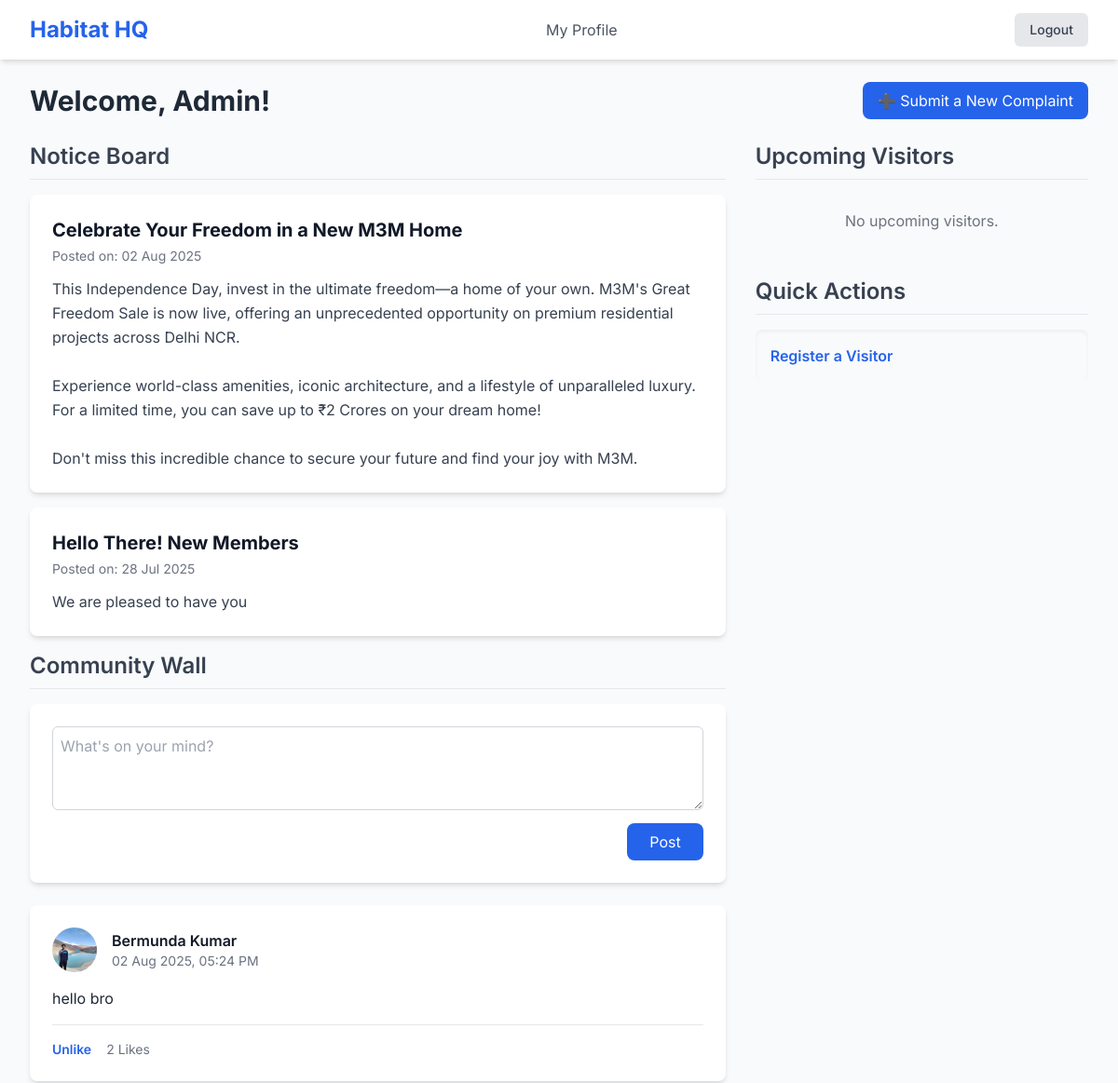
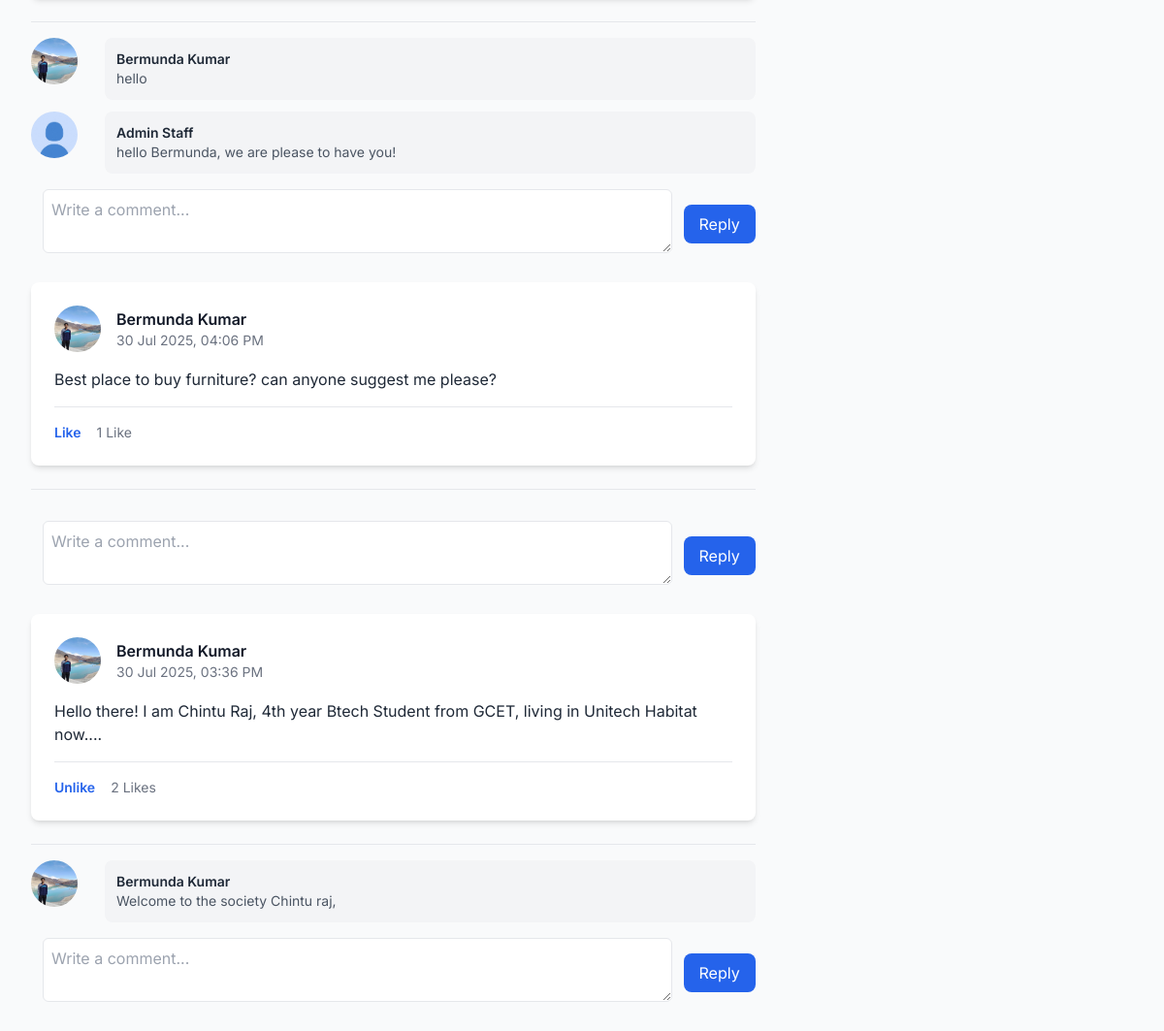
Screenshot of /dashboard-test/ (signed in) with the database file from the repository (2 pictures, top to bottom).
### core/models.py (models this page shows, shortened)
class User(AbstractUser):
    class Role(models.TextChoices):
        ADMIN = "ADMIN", "Admin"
        RESIDENT = "RESIDENT", "Resident"
        SECURITY = "SECURITY", "Security"
    email = models.EmailField(unique=True)
    role = models.CharField(max_length=50, choices=Role.choices, default=Role.RESIDENT)
    society = models.ForeignKey(Society, on_delete=models.CASCADE, null=True, blank=True)
    USERNAME_FIELD = 'email'
    REQUIRED_FIELDS = ['username']
    profile_picture = models.ImageField(upload_to='profile_pics/', default='profile_pics/default.jpg', null=True, blank=True)
    date_of_birth = models.DateField(null=True, blank=True)
    phone_number = models.CharField(max_length=15, null=True, blank=True)

class Notice(models.Model):
    society = models.ForeignKey(Society, on_delete=models.CASCADE)
    author = models.ForeignKey(User, on_delete=models.CASCADE, help_text="The user who posted the notice")
    title = models.CharField(max_length=255)
    content = models.TextField()
    created_at = models.DateTimeField(auto_now_add=True)
    is_published = models.BooleanField(default=True, help_text="Only published notices will be visible to residents.")
    notice_image = models.ImageField(upload_to='noticeboard_images/', default='noticeboard_images/defaultphoto.jpg', null=True, blank=True)
    class Meta:
        ordering = ['-created_at']

class Post(models.Model):
    content = models.TextField(max_length=2000)
    author = models.ForeignKey(User, on_delete=models.CASCADE, related_name="posts")
    society = models.ForeignKey(Society, on_delete=models.CASCADE, related_name="posts")
    created_at = models.DateTimeField(auto_now_add=True)
    likes = models.ManyToManyField(User, related_name='liked_posts', blank=True)
    class Meta:
        ordering = ['-created_at'] # shiow the newest posts fisrt

class Comment(models.Model):
    post = models.ForeignKey(Post, on_delete=models.CASCADE, related_name='comments')
    author = models.ForeignKey(User, on_delete=models.CASCADE, related_name='comments')
    content = models.TextField(max_length=500)
    created_at = models.DateTimeField(auto_now_add=True)
    class Meta:
        ordering = ['created_at'] # show oldest comments first

### core/views.py (the view, shortened to what this page needs)
# urls.py: path('dashboard-test/', views.dashboard, name='dashboard'),
@login_required
def dashboard(request):
    post_form = PostForm()
    comment_form = CommentForm()
    user_society = request.user.society
    notices = Notice.objects.filter(society= user_society, is_published=True)
    today = timezone.localdate()
    upcoming_visitors = Visitor.objects.filter(
        visiting_for=request.user,
        expected_datetime__date__gte=today # gte = greater than or equal to
    ).order_by('expected_datetime')
    posts = Post.objects.filter(society=user_society)
    context={'notices': notices, 'visitors': upcoming_visitors, 'posts': posts,
             'post_form': post_form,'comment_form': comment_form,}
    return render(request, 'core/dashboard.html', context)

### core/forms.py
class PostForm(forms.ModelForm):
    class Meta:
        model = Post
        fields = ['content']
        widgets = {
    'content': forms.Textarea(attrs={
        'rows': 3,
        'placeholder': "What's on your mind?",
        'class': 'w-full p-2 border border-gray-300 rounded-md'
    })
        }
        labels = {
            'content': '' # Hide the default "Content" label
        }

class CommentForm(forms.ModelForm):
    class Meta:
        model = Comment
        fields = ['content']
        widgets = {
            'content': forms.Textarea(attrs={
                'rows': 2,
                'placeholder': 'Write a comment...',
                'class': 'w-full p-2 border rounded-md'
            })
        }
        labels = {
            'content': ''
        }

### core/templates/core/dashboard.html (shortened to what this page needs)
{% extends "core/base.html" %}
{% block content %}
<div class="space-y-6">
    <div class="flex flex-col sm:flex-row sm:justify-between sm:items-center gap-4">
        <h1 class="text-3xl font-bold text-gray-800">Welcome, {{ user.first_name }}!</h1>
        <a href="{% url 'create_complaint' %}" class="w-full sm:w-auto px-4 py-2 bg-blue-600 text-white text-center rounded-lg hover:bg-blue-700 transition duration-300">
            ➕ Submit a New Complaint
        </a>
    </div>
    <div class="grid grid-cols-1 lg:grid-cols-3 gap-8">
        <div class="lg:col-span-2">
            <h2 class="text-2xl font-semibold text-gray-700 border-b pb-2 mb-4">Notice Board</h2>
            {% if notices %}
                {% for notice in notices %}
                    <div class="bg-white shadow-md rounded-lg p-6 mb-4">
                        <h3 class="text-xl font-bold text-gray-900">{{ notice.title }}</h3>
                        <p class="text-sm text-gray-500 mt-1 mb-3">Posted on: {{ notice.created_at|date:"d M Y" }}</p>
                        <p class="text-gray-700 leading-relaxed">{{ notice.content|linebreaksbr }}</p>
                    </div>
                {% endfor %}
            {% else %}
                <div class="bg-blue-100 border-l-4 border-blue-500 text-blue-700 p-4" role="alert">
                    <p>There are currently no notices to display.</p>
                </div>
            {% endif %}
             <h2 class="text-2xl font-semibold text-gray-700 border-b pb-2 mb-4">Community Wall</h2>
            <div class="space-y-6">
                <form method="post" class="bg-white shadow-md rounded-lg p-6 mb-6">
                    {{ post_form.content }}
                    <div class="text-right">
                        <button type="submit" name="submit_post" class="mt-2 px-6 py-2 bg-blue-600 text-white rounded-lg hover:bg-blue-700">
                            Post
                        </button>
                    </div>
                </form>
            {% for post in posts %}
                <div class="bg-white shadow-md rounded-lg p-6">
                    <div class="flex items-center mb-4">
                        <img src="{{ post.author.profile_picture.url }}" alt="{{ post.author.get_full_name }}" class="w-12 h-12 rounded-full object-cover mr-4">
                        <div>
                            <p class="font-semibold text-gray-900">{{ post.author.get_full_name }}</p>
                            <p class="text-sm text-gray-500">{{ post.created_at|date:"d M Y, h:i A" }}</p>
                        </div>
                    </div>
                    <div class="text-gray-800">
                        <p>{{ post.content|linebreaksbr }}</p>
                    </div>
                    <hr class="my-4">
        <div class="flex items-center text-sm">
            <a href="{% url 'like_post' post.id %}" class="font-semibold text-blue-600 hover:underline">
                {% if user in post.likes.all %}
                    Unlike
                {% else %}
                    Like
                {% endif %}
            </a>
            <span class="ml-4 text-gray-500">
                {{ post.likes.count }} Like{{ post.likes.count|pluralize }}
            </span>
        </div>
                </div>
                <div class="mt-4 pt-4 border-t">
                        {% for comment in post.comments.all %}
                            <div class="flex items-start space-x-3 mb-3">
                                <img src="{{ comment.author.profile_picture.url }}" alt="{{ comment.author.get_full_name }}" class="w-12 h-12 rounded-full object-cover mr-4">
                                <div class="flex-1 bg-gray-100 p-3 rounded-lg">
                                    <p class="font-semibold text-sm text-gray-800">{{ comment.author.get_full_name }}</p>
                                    <p class="text-sm text-gray-600">{{ comment.content|linebreaksbr }}</p>
                                </div>
                            </div>
                        {% endfor %}
                        <form method="post" class="flex items-center space-x-3 mt-4">
                            <div class="flex-1">
                                {{ comment_form.content }}
                            </div>
                            <button type="submit" name="submit_comment" class="px-4 py-2 bg-blue-600 text-white rounded-lg hover:bg-blue-700">
                                Reply
                            </button>
                        </form>
                    </div>
            {% empty %}
                <div class="bg-blue-100 border-l-4 border-blue-500 text-blue-700 p-4" role="alert">
                    <p>No posts on the wall yet. Be the first to share something!</p>
                </div>
            {% endfor %}
        </div>
        </div>
        <div class="lg:col-span-1 space-y-8">
            <div>
                <h2 class="text-2xl font-semibold text-gray-700 border-b pb-2 mb-4">Upcoming Visitors</h2>
                {% if visitors %}
                    <div class="space-y-3">
                        {% for visitor in visitors %}
                            <div class="bg-white p-4 rounded-lg shadow-sm border border-gray-200">
                                <p class="font-semibold text-gray-800">{{ visitor.full_name }}</p>
                                <p class="text-sm text-gray-500">Expected: {{ visitor.expected_datetime|date:"d M Y, h:i A" }}</p>
                            </div>
                        {% endfor %}
                    </div>
                {% else %}
                    <div class="bg-gray-50 p-4 rounded-lg text-center"><p class="text-gray-500">No upcoming visitors.</p></div>
                {% endif %}
            </div>
            <div>
                <h2 class="text-2xl font-semibold text-gray-700 border-b pb-2 mb-4">Quick Actions</h2>
                <div class="bg-gray-50 p-4 rounded-lg shadow-inner">
                    <a href="{% url 'add_visitor' %}" class="font-semibold text-blue-600 hover:underline">Register a Visitor</a>
                </div>
            </div>
        </div>
    </div>
</div>
{% endblock content %}

### core/templates/core/base.html (style rules this page uses)
body { font-family: 'Inter', sans-serif; }

### rows the page displays
User: first_name "Admin"
Notice: title "Celebrate Your Freedom in a New M3M Home", created_at "02 Aug 2025", content "This Independence Day, invest in the ultimate freedom—a home of your own. M3M's Great Freedom Sale is now live, offering an unprecedented opportunity on premium residential projects across Delhi NCR. Experience world-class amenities, iconic architecture, and a lifestyle of unparalleled luxury. For a limited time, you can save up to ₹2 Crores on your dream home! Don't miss this incredible chance to secure your future and find your joy with M3M."
Notice: title "Hello There! New Members", created_at "28 Jul 2025", content "We are pleased to have you"
Post: author.profile_picture (picture), author.get_full_name "Bermunda Kumar", created_at "02 Aug 2025, 05:24 PM", content "hello bro", shows "Unlike", likes.count "2"
Comment: author.profile_picture (picture), author.get_full_name "Bermunda Kumar", content "hello"
Comment: author.profile_picture (placeholder picture), author.get_full_name "Admin Staff", content "hello Bermunda, we are please to have you!"
Post: author.profile_picture (picture), author.get_full_name "Bermunda Kumar", created_at "30 Jul 2025, 04:06 PM", content "Best place to buy furniture? can anyone suggest me please?", shows "Like", likes.count "1"
Post: author.profile_picture (picture), author.get_full_name "Bermunda Kumar", created_at "30 Jul 2025, 03:36 PM", content "Hello there! I am Chintu Raj, 4th year Btech Student from GCET, living in Unitech Habitat now....", shows "Unlike", likes.count "2"
Comment: author.profile_picture (picture), author.get_full_name "Bermunda Kumar", content "Welcome to the society Chintu raj,"
